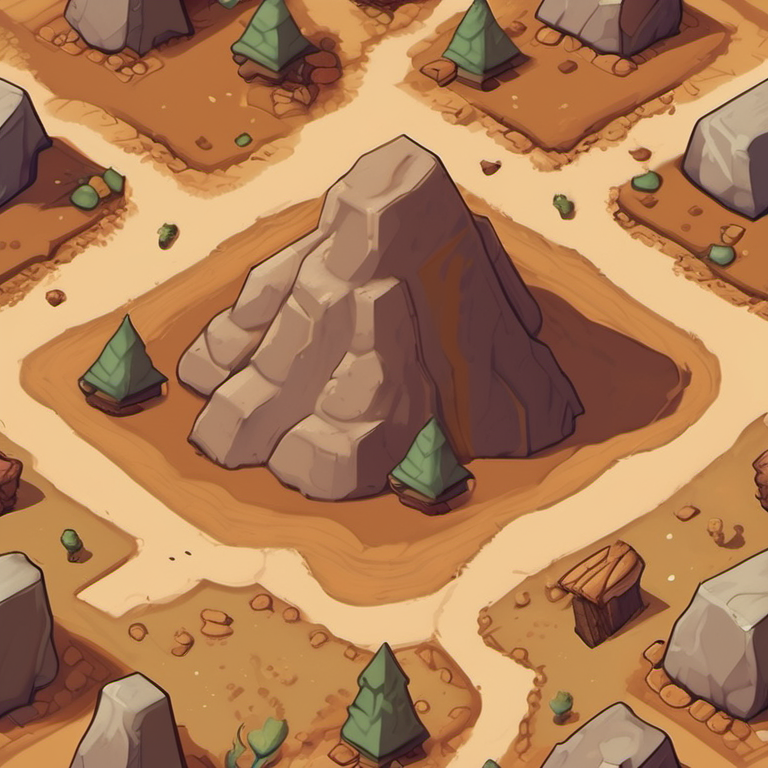
#> input picture art/nature/comfyui/soil.png, 768 x 768 px
$ python build_mountain_water.py
#> lines starting #> are read from the running program, lines starting #| are printed output that depends on the picture; after the words box and inside, x2 and y2 are one past the last pixel; in counts of white or black regions, pixels touching at a corner belong together
### tools/nature/build_biome_transitions.py
"""Nachbarschaftsabhängige Biomentwürfe aus vorhandenen ComfyUI-Materialien.

Fest gespeicherte Testfelder, keine neue Simulation. Materialmischung in Welt-
koordinaten verhindert sichtbare Wiederholungen an jeder 64×32-Feldgrenze.
"""
import json
import math
import numpy as np
from PIL import Image, ImageDraw
import build_proof as b
import build_biome_proof as old

OUT=b.ROOT/'assets/nature/transitions'
BASE=b.ROOT/'assets/nature'
SEED=20261017

def smooth(a,b,x):
    t=max(0,min(1,(x-a)/(b-a)))
    return t*t*(3-2*t)

def noise(x,y,s=0):
    h=(int(x)*374761393+int(y)*668265263+(SEED+s)*1442695041)&0xffffffff
    h=((h^(h>>13))*1274126177)&0xffffffff
    return ((h^(h>>16))&65535)/65535

def positions(x,y):
    result=[]
    for i in range(200):
        dx=round((noise(x,y,2*i+7)-.5)*42)
        dy=round((noise(x,y,2*i+8)-.5)*18)
        if abs(dx)/2+abs(dy)>11:continue
        if any((dx-a)**2+(dy-c)**2<36 for a,c in result):continue
        result.append((dx,dy))
        if len(result)==6:return result
    raise RuntimeError('Keine sechs gültigen Fußpunkte')

def make_fields(n,kind=None):
    fields=[]
    for y in range(n):
        row=[]
        for x in range(n):
            if kind is None:
                moisture=.92-.78*x/(n-1)
                forest=.9*(1-smooth(2,6,x))*(1-smooth(5,9,y))
                forest*=.72+.28*noise(x,y,19)
                if (x-2)**2+(y-3)**2<1.5:forest=.15
                shrub=.76*smooth(5,8,x)*(1-smooth(9,11,x))*smooth(2,5,y)
                rock=smooth(7,10,x)*(1-smooth(2,5,y))
                water=max(0,290-60*((x-3.8)**2+(y-8.0)**2))
                grass=(.93-.7*forest-.48*shrub)*(1-.9*rock)
                height=6+round(rock*4)*5
                if water>0:moisture=max(moisture,.98)
            else:
                p=next(p for name,t,c,co,p in old.PROFILES if name==kind)
                moisture=p['moisture'];forest=p['forest'];shrub=p['shrub'];grass=p['grass'];rock=0;water=0;height=6
                patch=math.sin(x*1.7+y*.6)*math.cos(y*1.3-x*.4)
                forest=max(0,forest+patch*.28) if forest else 0
                shrub=max(0,min(1,shrub+patch*.2))
                grass=max(0,min(1,grass+patch*.16))
                moisture=max(0,min(1,moisture+patch*.1))
                if kind=='forest' and (x-2)**2+(y-2)**2<1.8:
                    forest=.08;grass=.75;shrub=.22
                if kind=='meadow':forest=.3 if (x,y) in [(0,1),(1,0),(4,3)] else .02
                if kind=='scrub':forest=.15 if (x,y) in [(1,2),(4,1)] else 0
                if kind=='wetland':
                    water=max(0,290-55*((x-2.2)**2+(y-2.1)**2))
                    forest=.35 if x in (0,4) else .06
                if kind=='highland':
                    rock=.65+.35*smooth(0,3,4-x+y*.2)
                    ridge=max(0,1-((x-1.1)/3.3)**2-((y-2.0)/3.4)**2)
                    height=6+round(ridge*4)*5
                    grass=.32*(1-smooth(1,4,4-x+y*.2))
                    forest=0;shrub=.13*(1-rock)
            age=75 if forest>.5 else 35 if forest>.2 else 10
            if water>150:forest=shrub=grass=0
            if rock>.7:forest=0
            row.append(dict(x=x,y=y,soil_moisture_fraction=round(moisture,4),grass=round(grass,4),forest=round(min(1,forest),4),
                            shrub=round(shrub,4),forest_age=age,surface_water=round(water,2),rock=round(rock,4),height_px=height,flow=0))
        fields.append(row)
    # Expliziter zusammenhängender Fließpfad; alle Bachpixel bleiben in diesen Feldern.
    if kind is None:
        route=[(2,3),(2,4),(3,4),(3,5),(3,6),(4,6),(4,7),(4,8)]
    elif kind=='meadow':route=[(0,0),(0,1),(1,1),(1,2),(2,2),(2,3),(3,3),(3,4)]
    else:route=[]
    for i,(x,y) in enumerate(route):
        fields[y][x]['flow']=85
        fields[y][x]['upstream']=list(route[i-1]) if i else None
        fields[y][x]['downstream']=list(route[i+1]) if i+1<len(route) else None
    return fields

def sample(fields,u,v,key):
    n=len(fields);u=max(0,min(n-1,u));v=max(0,min(n-1,v))
    x=int(u);y=int(v);xx=min(n-1,x+1);yy=min(n-1,y+1);fx=u-x;fy=v-y
    return (fields[y][x][key]*(1-fx)+fields[y][xx][key]*fx)*(1-fy)+(fields[yy][x][key]*(1-fx)+fields[yy][xx][key]*fx)*fy

def load_materials():
    sources={
        'soil':('art/nature/comfyui/soil.png','967E58'),
        'dry':('art/nature/comfyui-biomes/dry_soil.png','AA895A'),
        'damp':('art/nature/comfyui-biomes/wet_soil.png','675E42'),
        'rock':('art/nature/comfyui-biomes/highland_rock.png','8A847C'),
        'wetgrass':('art/nature/comfyui/grass.png','68A444'),
        'drygrass':('art/nature/comfyui/grass.png','BAAC5C'),
        'water':('art/nature/comfyui/water.png','3A76BA'),
        'floor':('art/nature/comfyui/soil.png','6E6945'),
    }
    out={}
    for name,(path,color) in sources.items():
        # Große vorhandene Vorlage einmal als zusammenhängende Textur lesen.
        src=np.array(Image.open(b.ROOT/path).convert('L').resize((256,256),Image.Resampling.BOX))
        levels=np.quantile(src,[.1,.28,.58,.82,.95]);idx=np.searchsorted(levels,src)
        tones=b.palette(color,(.84,.93,1,1.04,1.09,1.15))
        if name=='water':tones=b.palette(color,(.90,.95,1,1.025,1.05,1.08))
        out[name]=np.array(tones,dtype=np.uint8)[idx]
    return out

def tile(fields,x,y,materials):
    im=Image.new('RGBA',(64,32));mask=b.diamond_mask();t=fields[y][x]
    for py in range(32):
        for px in range(64):
            if not mask.getpixel((px,py)):continue
            # Die Oberflächenkoordinaten treffen an gemeinsamen Kanten exakt zusammen.
            u=(px+.5-32)/64+(py+.5)/32
            v=(py+.5)/32-(px+.5-32)/64
            wx=x+u;wy=y+v;gx=int(wx*32);gy=int(wy*32)
            s=sample(fields,wx-.5,wy-.5,'soil_moisture_fraction')
            grass=sample(fields,wx-.5,wy-.5,'grass') if t['grass']>0 else 0
            forest=sample(fields,wx-.5,wy-.5,'forest')
            rock=sample(fields,wx-.5,wy-.5,'rock')
            # Feste räumliche Lücken statt Alpha-Fransen oder zeitlichem Zufall.
            coarse=noise(gx//4,gy//4,81)*.6+noise(gx//2,gy//2,37)*.25+noise(gx,gy,13)*.15
            name='dry' if s<.35 else 'damp' if s>.78 else 'soil'
            if forest>.35 and coarse<forest*.8:name='floor'
            if coarse<grass:
                dry_amount=1-smooth(.18,.62,s)
                name='drygrass' if noise(gx//3,gy//3,122)<dry_amount else 'wetgrass'
            if coarse<rock:name='rock'
            if t['surface_water']>150:
                water=sample(fields,wx-.5,wy-.5,'surface_water')
                shore=water+(noise(gx//2,gy//2,49)-.5)*18
                # Landfelder bleiben grundsätzlich wasserfrei.
                if shore>150:name='water'
                else:name='damp'
            c=tuple(materials[name][gy%256,gx%256])
            im.putpixel((px,py),c+(255,))
    return im

def tree_count(f):
    return 0 if f<.05 else 1 if f<.2 else 2 if f<.4 else 3 if f<.6 else 4 if f<.7 else 5 if f<.8 else 6

# [22 lines left out: function stream_overlay, not called in this run]

def render(fields,materials,stream_draw=None,fall_draw=None):
    n=len(fields);canvas=Image.new('RGBA',(n*64+48,n*32+100));d=ImageDraw.Draw(canvas)
    origin=canvas.width//2
    for s in range(2*n-1):
        for y in range(n):
            x=s-y
            if not 0<=x<n:continue
            t=fields[y][x];height=t['height_px'];cx=origin+(x-y)*32;cy=60+(x+y)*16-height
            wall=b.rgb('8A847C' if t['rock']>.5 else '967E58')
            left=fields[y+1][x]['height_px'] if y+1<n else 0
            right=fields[y][x+1]['height_px'] if x+1<n else 0
            if height>left:d.polygon([(cx-32,cy),(cx,cy+16),(cx,cy+16+height-left),(cx-32,cy+height-left)],fill=tuple(round(c*.56) for c in wall))
            if height>right:d.polygon([(cx,cy+16),(cx+32,cy),(cx+32,cy+height-right),(cx,cy+16+height-right)],fill=tuple(round(c*.72) for c in wall))
            canvas.alpha_composite(tile(fields,x,y,materials),(cx-32,cy-16))
            if t['flow']>=60 and t['surface_water']<=150:
                canvas.alpha_composite((stream_draw or stream_overlay)(t,x,y),(cx-32,cy-16))
                if fall_draw:fall_draw(canvas,fields,t,x,y,cx,cy)
            if t['surface_water']>150:continue
            spots=positions(x,y);sprites=[]
            stage='young' if t['forest_age']<15 else 'mid' if t['forest_age']<60 else 'old'
            for i,(dx,dy) in enumerate(spots[:tree_count(t['forest'])]):
                sprites.append((dy,dx,old.original('vegetation','tree_'+stage+'_0_normal')))
            for dx,dy in spots[::-1][:old.count_shrub(t['shrub'])]:
                sprites.append((dy,dx,old.original('vegetation','shrub_0_normal')))
            for dy,dx,sp in sorted(sprites,key=lambda p:p[0]):canvas.alpha_composite(sp,(cx+dx-sp.width//2,cy+dy-sp.height+1))
    return canvas

# [54 lines left out: functions masks, main, not called in this run]

# [1 lines that do not run on import are left out]

### tools/nature/build_proof.py
"""Rastert ComfyUI-Vorlagen ein und baut das Prüfblatt; keine Spielintegration."""
import json
import math
from pathlib import Path

import numpy as np
from PIL import Image, ImageDraw, ImageFont, ImageCms

ROOT = Path(__file__).resolve().parents[2]
SRC = ROOT / 'art/nature/comfyui'
OUT = ROOT / 'assets/nature'
# Vorhandenes sRGB-Profil wiederverwenden: ein neu erzeugtes ICC-Profil trägt
# einen Zeitstempel und würde sonst unveränderte PNGs bei jedem Build ändern.
_profile_source = OUT / 'ground/ground_soil_0.png'
PROFILE = (Image.open(_profile_source).info.get('icc_profile') if _profile_source.exists() else None)
if not PROFILE:
    PROFILE = ImageCms.ImageCmsProfile(ImageCms.createProfile('sRGB')).tobytes()
ANCHORS = {'soil':'967E58','sand':'DED09A','rock':'8A847C','grass_wet':'68A444',
           'grass_dry':'BAAC5C','burnt':'302A26','shrub_floor':'76823C',
           'forest_floor':'7A6854','shallow':'4A96C4','deep':'122E68',
           'pond':'3A76BA','stream':'4E96E6'}
ASSETS = []
IMAGES = {}
SHEET_TITLE='Eine kleine Welt. Lesbare Natur.'
SHEET_SUBTITLE='Gestaltungs-Prüfblatt 01  /  Lokales ComfyUI · SDXL  /  Entwurf zur Abnahme'
HOLE_MODULUS=19

def rgb(h):
    return tuple(bytes.fromhex(h))

def palette(h, factors=(.72,.86,1,1.10,1.19,1.28)):
    return [tuple(min(244,round(c*f)) for c in rgb(h)) for f in factors]

# [16 lines left out: functions save, texture, not called in this run]

def diamond_mask():
    a = np.zeros((32,64),dtype=np.uint8)
    for y in range(32):
        for x in range(64):
            if abs((x+.5-32)/32)+abs((y+.5-16)/16)<=1:
                a[y,x]=255
    return Image.fromarray(a)

# [164 lines left out: functions build_tiles, sprite, paste_at, build_scene, not called in this run]

def font(size,bold=False):
    return ImageFont.truetype('C:/Windows/Fonts/'+('segoeuib.ttf' if bold else 'segoeui.ttf'),size)

# [60 lines left out: functions sheet, main, not called in this run]

# [2 lines that do not run on import are left out]

### tools/nature/build_biome_proof.py
"""Sechs Biomentwürfe mit expliziten Testwerten, keine Änderung der Simulation."""
import json
from pathlib import Path
import numpy as np
from PIL import Image, ImageDraw
import build_proof as b

ROOT=b.ROOT
OUT=ROOT/'assets/nature/biomes'
SOURCES=ROOT/'art/nature/comfyui-biomes'
BASE=ROOT/'assets/nature'
POINTS=[(-6,-5),(8,-4),(-15,1),(0,2),(15,2),(-6,7)]
PROFILES=[
    ('forest','01  Feuchter Wald','Dunkler Waldboden · geschlossene Kronen','Viel Wald, hohe Bodenfeuchte, wenig Gras',dict(moisture=.85,grass=.25,shrub=.2,forest=.88,age=75,elevation=35)),
    ('meadow','02  Wiesenland','Offene grüne Flächen · kleine Baumgruppen','Viel Gras, mittlere Feuchte, lockerer Wald',dict(moisture=.6,grass=.9,shrub=.1,forest=.13,age=35,elevation=20)),
    ('scrub','03  Trockenes Buschland','Olivgrüne Büsche · warmer offener Boden','Viel Busch, wenig Wald, geringe Feuchte',dict(moisture=.25,grass=.3,shrub=.82,forest=.07,age=25,elevation=45)),
    ('steppe','04  Steppe','Strohfarbenes Gras · weite baumarme Flächen','Trocken, Graslücken, vereinzelte Büsche',dict(moisture=.12,grass=.62,shrub=.15,forest=0,age=0,elevation=25)),
    ('wetland','05  Feuchtgebiet','Dunkle Ufer · offene Wasserflächen','Nasser Boden, Senkenwasser, Wald am Rand',dict(moisture=.96,grass=.72,shrub=.28,forest=.28,age=45,elevation=8)),
    ('highland','06  Felsiges Bergland','Graue Schichten · karger gestufter Bewuchs','Hoch gelegen, dünner Boden, kaum Bäume',dict(moisture=.32,grass=.15,shrub=.08,forest=0,age=0,elevation=250)),
]
IMAGES={}

def original(group,name):
    key=(group,name)
    if key not in IMAGES:
        im=Image.open(BASE/group/(name+'.png')).convert('RGBA')
        manifest=json.loads((BASE/'manifest.json').read_text(encoding='utf-8'))
        relative=f'{group}/{name}.png'
        entry=next((a for a in manifest['assets'] if relative in a['files']),None)
        if entry and 'display_size' in entry:
            im=im.resize(tuple(entry['display_size']),Image.Resampling.NEAREST)
        IMAGES[key]=im
    return IMAGES[key]

# [31 lines left out: functions material, layer, count_forest, not called in this run]

def count_shrub(s):
    if s<.1:return 0
    if s<.3:return 1
    if s<.6:return 2
    if s<.8:return 3
    return 4

# [77 lines left out: functions scene, main, not called in this run]

# [1 lines that do not run on import are left out]

### tools/nature/build_mountain_water.py
"""Gebirgsgewässer: nachbarabhängige Prüfbelegungen und ruhige Wasseranimation."""
import json
import numpy as np
from PIL import Image, ImageDraw
import build_biome_transitions as land

b = land.b
OUT = b.ROOT / 'assets/nature/mountain-water'
COLORS = ['397DB5', '438AC9', '4E96E6', '619FE2', '76ACDD', '86B8DF']
PALETTE = [b.rgb(c) + (255,) for c in COLORS]


def waterfall(width, direction, frame):
    im = Image.new('RGBA', (16, 32))
    left = (16 - width) // 2
    for y in range(29):
        for x in range(left, left + width):
            tone = 1 if x == left else 2 if x < 8 else 3
            if (y - frame * 2 + x * 3) % 13 < 3:
                tone = min(5, tone + 1)
            if direction == 'left' and x < 8:
                tone = max(0, tone - 1)
            im.putpixel((x, y), PALETTE[tone])
    d = ImageDraw.Draw(im)
    d.ellipse((max(0, left - 2), 27, min(15, left + width + 1), 31), fill=PALETTE[3])
    d.line((left, 29, left + width - 1, 29), fill=PALETTE[4], width=1)
    return im


def stream_strip(frame):
    im = Image.new('RGBA', (16, 32))
    for y in range(32):
        for x in range(5, 11):
            tone = 1 if x == 5 else 2 if x < 9 else 3
            if (y - frame * 2 + x) % 8 < 2:
                tone += 1
            im.putpixel((x, y), PALETTE[tone])
    return im


def water_overlay(t, x, y, frame):
    if t['flow'] < 60:return Image.new('RGBA',(64,32))
    points = []
    for key in ('upstream', 'downstream'):
        p = t.get(key)
        points.append((32 + (p[0]-x-p[1]+y)*16, 16 + (p[0]-x+p[1]-y)*8) if p else (32,16))
    start, end = points
    curve = []
    for i in range(49):
        f = i / 48
        curve.append(tuple(round((1-f)**2*start[j] + 2*f*(1-f)*(32,16)[j] + f*f*end[j]) for j in (0,1)))
    width = t['visual_width']
    im = Image.new('RGBA', (64,32));d = ImageDraw.Draw(im)
    # Feuchter Fels und Erdboden wechseln mit dem vorhandenen Felsanteil.
    rock=max(0,min(1,t['rock']))
    bank=tuple(round(a*rock+c*(1-rock)) for a,c in zip(b.rgb('676B66'),b.rgb('675E42'))) + (255,)
    d.line(curve, fill=bank, width=width+4, joint='curve')
    d.line(curve, fill=PALETTE[1], width=width, joint='curve')
    d.line(curve, fill=PALETTE[2], width=max(1,width-2), joint='curve')
    for i in range(3+frame,45,9):
        d.line(curve[i:i+3], fill=PALETTE[3], width=1)
    alpha = np.array(im.getchannel('A'));alpha[np.array(b.diamond_mask())==0] = 0
    im.putalpha(Image.fromarray(alpha))
    return im


def fixture(kind):
    n=8;fields=land.make_fields(n,'meadow')
    for y,row in enumerate(fields):
        for x,t in enumerate(row):
            distance=x+y
            rock=1-land.smooth(3,10,distance)
            t.update(rock=rock, height_px=48 if distance<3 else 32 if distance<6 else 18 if distance<9 else 6,
                     grass=.8*(1-rock),shrub=.18*(1-rock),forest=0,forest_age=35,
                     soil_moisture_fraction=.62+.25*(1-rock),surface_water=0,flow=0)
            t.pop('upstream',None);t.pop('downstream',None)
            if kind=='forest' and distance>7:
                t.update(forest=.48,forest_age=75,grass=.25,shrub=.12)
            if kind=='wetland' and (x-6.2)**2+(y-6.1)**2<2.4:
                t.update(surface_water=260,grass=0,shrub=0)
    route=[(0,0),(1,0),(1,1),(2,1),(2,2),(3,2),(3,3),(4,3),(4,4),(5,4),(5,5),(6,5),(6,6),(7,6)]
    for i,(x,y) in enumerate(route):
        t=fields[y][x]
        width=3 if kind=='stream' else 7
        t.update(flow=85 if kind=='stream' else 240,visual_width=width,
                 upstream=list(route[i-1]) if i else None,
                 downstream=list(route[i+1]) if i+1<len(route) else None)
    return fields


def fall_draw(frame):
    def draw(canvas,fields,t,x,y,cx,cy):
        if t['flow']<60:return
        p=t.get('downstream')
        if not p:return
        target=fields[p[1]][p[0]]
        drop=t['height_px']-target['height_px']
        if drop<=0 or target['flow']<60:return
        dx,dy=p[0]-x,p[1]-y
        ex=cx+(dx-dy)*16;ey=cy+(dx+dy)*8
        direction='left' if dy else 'right'
        width=t['visual_width']
        sprite=waterfall(width,direction,frame).resize((16,drop+4),Image.Resampling.NEAREST)
        canvas.alpha_composite(sprite,(ex-8,ey-1))
    return draw


def main():
    OUT.mkdir(parents=True,exist_ok=True)
    assets=[];validation=[];identities=set()
    for name,width in [('stream',3),('river',7)]:
        for direction in ('left','right'):
            frames=[waterfall(width,direction,f) for f in range(4)]
            filenames=[]
            for f,im in enumerate(frames):
                filename=f'waterfall_{name}_{direction}_f{f}.png'
                im.save(OUT/filename,icc_profile=b.PROFILE);filenames.append(filename)
                assert im.tobytes() not in identities
                identities.add(im.tobytes())
            assets.append(dict(id=f'waterfall_{name}_{direction}',size=[16,32],anchor=[8,0],files=filenames,frames=4,frame_ms=400,role='vertical_drop',nominal_drop_px=28))
            validate_frames(frames,filenames,validation)
#> this loop made 2 passes
#> pass 1, in main, `im.save(OUT/filename,icc_profile=b.PROFILE);filenames.append(filename)`:
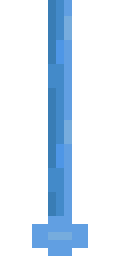
#> saved as waterfall_stream_left_f0.png: PIL image 16x32 RGBA (shown 8 times larger); mean R, G, B, A 17.4, 31.2, 44.5, 53.8; transparent parts drawn white
    frames=[stream_strip(f) for f in range(4)]
#> call 4 of stream_strip, with frame = 3
#> after the loop in stream_strip (call 4), `for y in range(32):`:
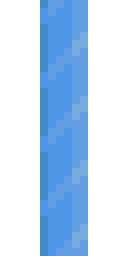
#> im: PIL image 16x32 RGBA (shown 8 times larger); mean R, G, B, A 32.7, 57.6, 84, 95.6; transparent parts drawn white
#> frames = 4 items
    filenames=[]
    for f,im in enumerate(frames):
        filename=f'water_stream_f{f}.png';im.save(OUT/filename,icc_profile=b.PROFILE);filenames.append(filename)
        assert im.tobytes() not in identities;identities.add(im.tobytes())
#> this loop made 4 passes
#> filename on passes 1 to 4: 'water_stream_f0.png', 'water_stream_f1.png', 'water_stream_f2.png', 'water_stream_f3.png'
#> after the loop, filenames = ['water_stream_f0.png', 'water_stream_f1.png', 'water_stream_f2.png', 'water_stream_f3.png']; identities = 20 items
    assets.append(dict(id='water_stream',size=[16,32],anchor=[8,16],frames=4,frame_ms=400,files=filenames,longitudinal_repeat_px=8))
    validate_frames(frames,filenames,validation)
    materials=land.load_materials()
#> in load_materials, `src=np.array(Image.open(b.ROOT/path).convert('L').resize((256,256),Ima..`:
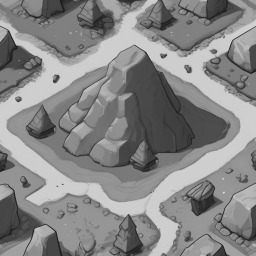
#> src: shape (256, 256); min 24, max 216, mean 134.8
#> in load_materials, `levels = np.quantile(src, [0.1, 0.28, 0.58, 0.82, 0.95])`: levels = [69, 112, 146, 195, 206]
#> in load_materials, `idx = np.searchsorted(levels, src)`:
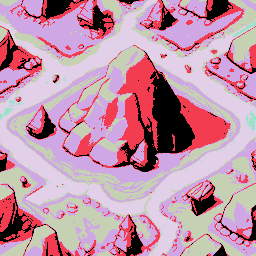
#> idx: shape (256, 256) int64; 6 distinct labels, from 0 to 5; one colour per label, 0 black
#> materials = 8 items
    validate_connections()
#> the loop in validate_connections, `for row in fields:` made 8 passes
#> pass 1, in water_overlay, `alpha = np.array(im.getchannel('A'))`:
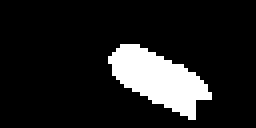
#> alpha: shape (32, 64) (shown 4 times larger); 12.6% white; 1 white region, box (x1, y1, x2, y2) and area: (27, 11, 53, 30) 259
#> in validate_connections, `t = fields[0][0].copy()`: t = 14 items
#> call 3 of draw, with x = 1, y = 1, cx = 80, cy = 60
#> in draw (call 3), `canvas.alpha_composite(sprite,(ex-8,ey-1))`:
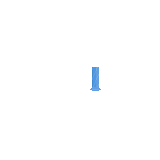
#> canvas: PIL image 160x160 RGBA; mean R, G, B, A 0.6, 1.1, 1.5, 1.7; transparent parts drawn white
    sheets=[]
    kinds=[('stream','Gebirgsbach → Wiese'),('river','Gebirgsfluss → Wiese'),('forest','Fels → Waldboden'),('wetland','Fels → Feuchtgebiet')]
    for frame in range(4):
        board=Image.new('RGB',(1820,1420),b.rgb('0C1A34'));d=ImageDraw.Draw(board)
#> after `board = Image.new('RGB', (1820, 1420), b.rgb('0C1A34'))`:
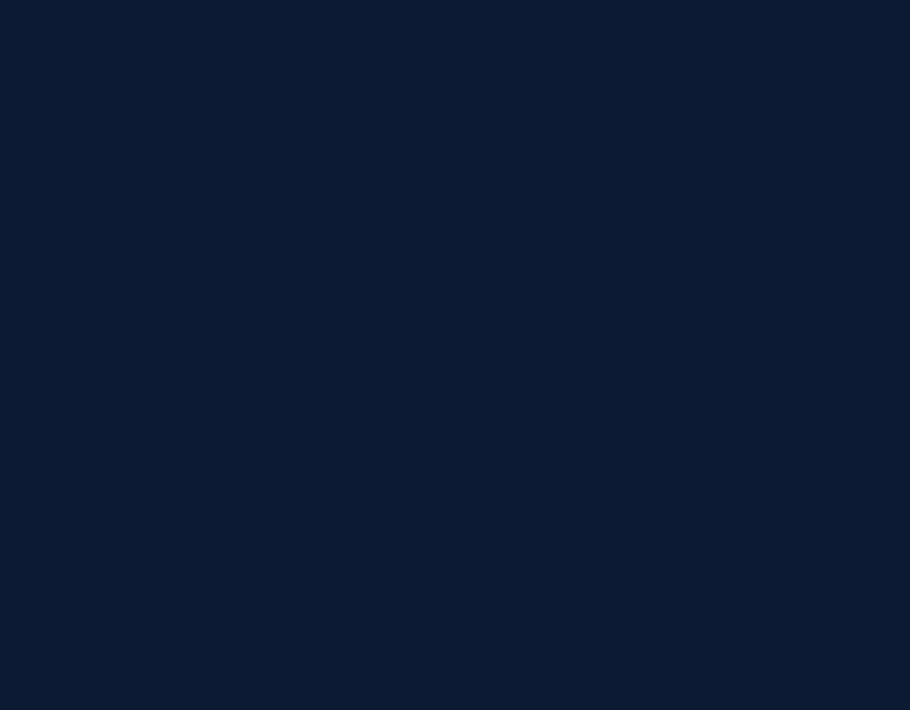
#> board: PIL image 1820x1420 RGB (shown at 1/2 size); mean R, G, B 12, 26, 52
        d.text((40,24),'GEBIRGSWASSER / RUNDE 08',font=b.font(27,True),fill='#E5E4D4')
        d.text((40,70),'Bäche · Flüsse · Wasserfälle · Übergänge zwischen Fels und bewachsenen Böden',font=b.font(21),fill='#B9C6BB')
#> (the rest of the program and of its run is left out)
